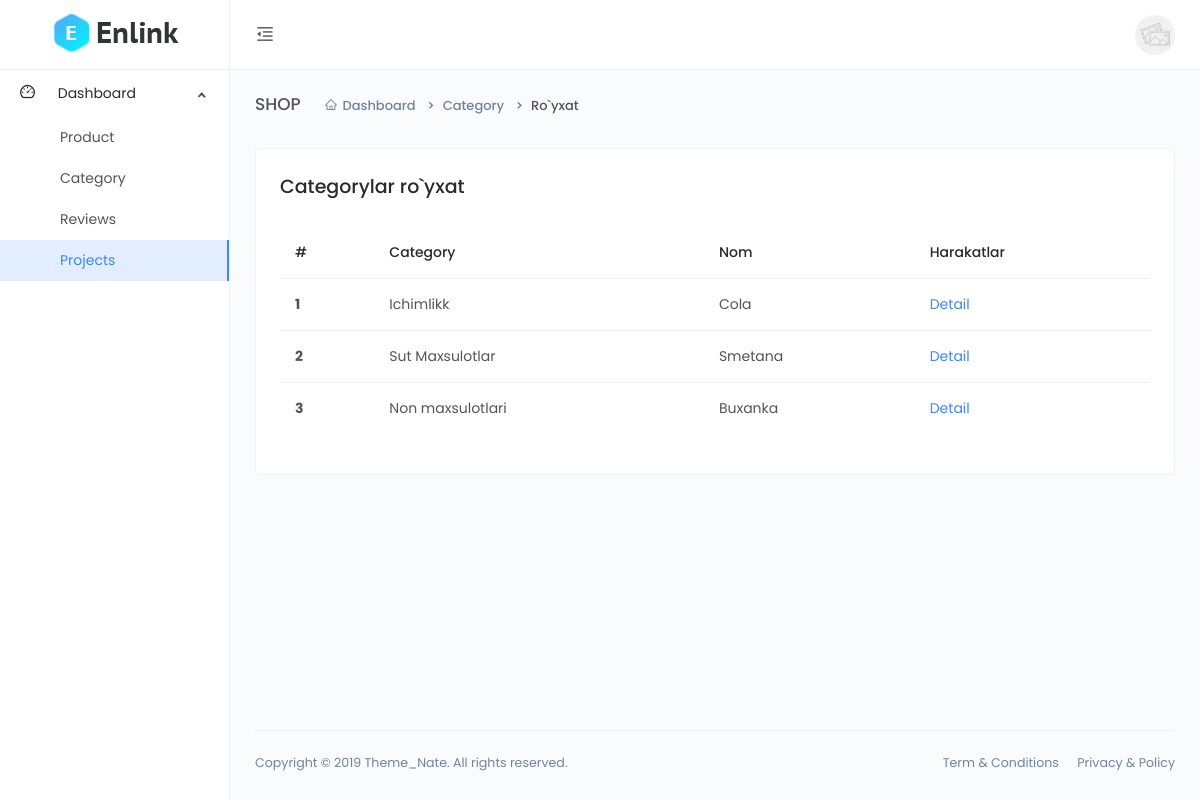
Before: /product-list with the older database file.
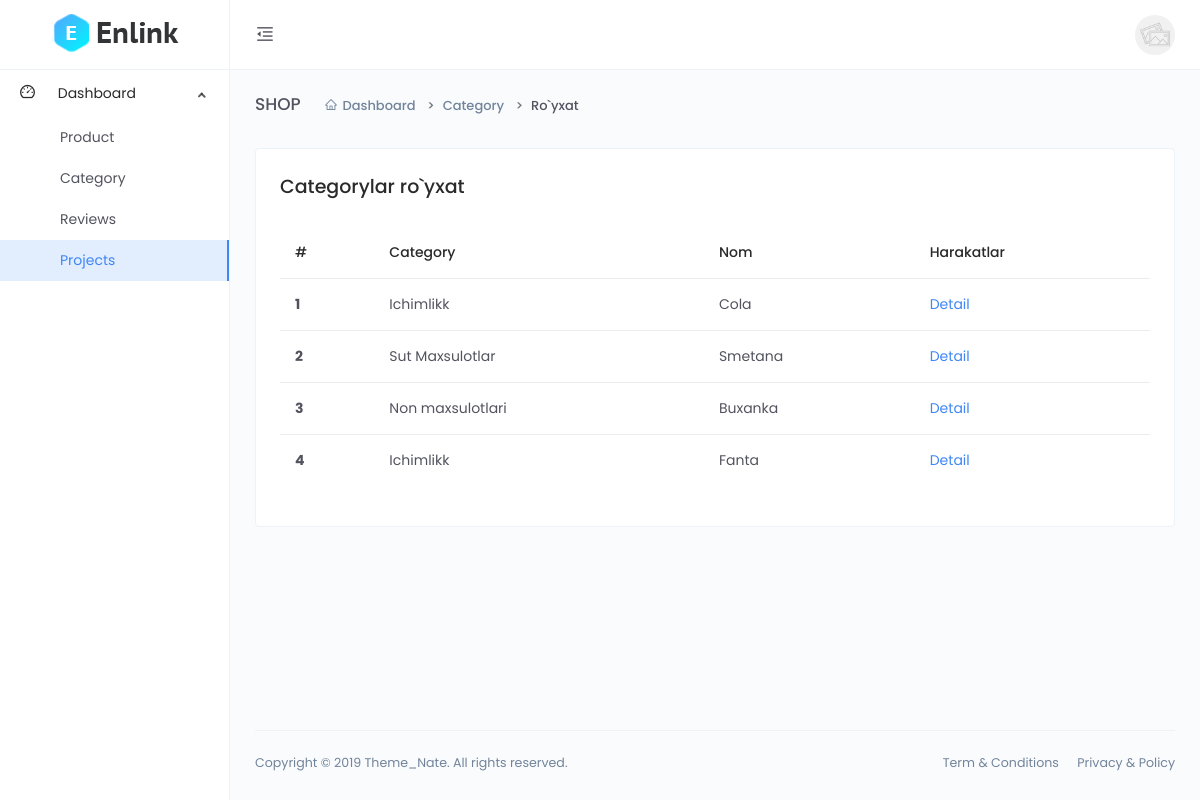
After: the same page with the newer database file.
### main/models.py (models this page shows)
class Product(models.Model):
    category = models.ForeignKey(Category, on_delete=models.CASCADE)
    name = models.CharField(max_length=255)
    body = models.TextField()
    price = models.DecimalField(decimal_places=2, max_digits=10) # +
    discount_price = models.DecimalField(decimal_places=2, max_digits=10,
                                         blank=True, null=True) #+
    banner_img = models.ImageField(upload_to='banner-img')
    quantity = models.IntegerField()
    delivery = models.BooleanField(default=False) #+

class Category(models.Model):
    name = models.CharField(max_length=255, unique=True)

### main/dashboard/views.py (the view)
# urls.py: path('product-list', views.product_list, name='product_list'),
def product_list(request):
    queryset = models.Product.objects.all()
    context = {
          'queryset':queryset
    }
    return render(request, 'dashboard/product/list.html', context)

### templates/dashboard/product/list.html
{% extends 'dashboard/base.html' %}
{% block content %}
<div class="main-content">
    <div class="page-header">
        <h2 class="header-title">SHOP</h2>
        <div class="header-sub-title">
            <nav class="breadcrumb breadcrumb-dash">
                <a href="#" class="breadcrumb-item"><i class="anticon anticon-home m-r-5"></i>Dashboard</a>
                <a class="breadcrumb-item" href="#">Category</a>
                <span class="breadcrumb-item active">Ro`yxat</span>
            </nav>
        </div>
    </div>
    <div class="card">
        <div class="card-body">
            <h4>Categorylar ro`yxat</h4>
            <div class="m-t-25">
                <div class="table-responsive">
                    <table class="table">
                        <thead>
                            <tr>
                                <th scope="col">#</th>
                                <th scope="col">Category</th>
                                <th scope="col">Nom</th>
                                <th scope="col">Harakatlar</th>
                            </tr>
                        </thead>
                        <tbody>
                            {% for q in queryset %}
                            <tr>
                                <th scope="row">{{forloop.counter}}</th>
                                <td>{{q.category.name}}</td>
                                <td>{{q.name}}</td>
                                <td><a href="{% url 'dashboard:product_detail' q.id %}">Detail</a></td>
                            </tr>
                            {% endfor %}
                        </tbody>
                    </table>
                </div>
            </div>
        </div>
    </div>
</div>
{% endblock %}

Changed rows visible on the page:
added Product: category.name "Ichimlikk", name "Fanta"
